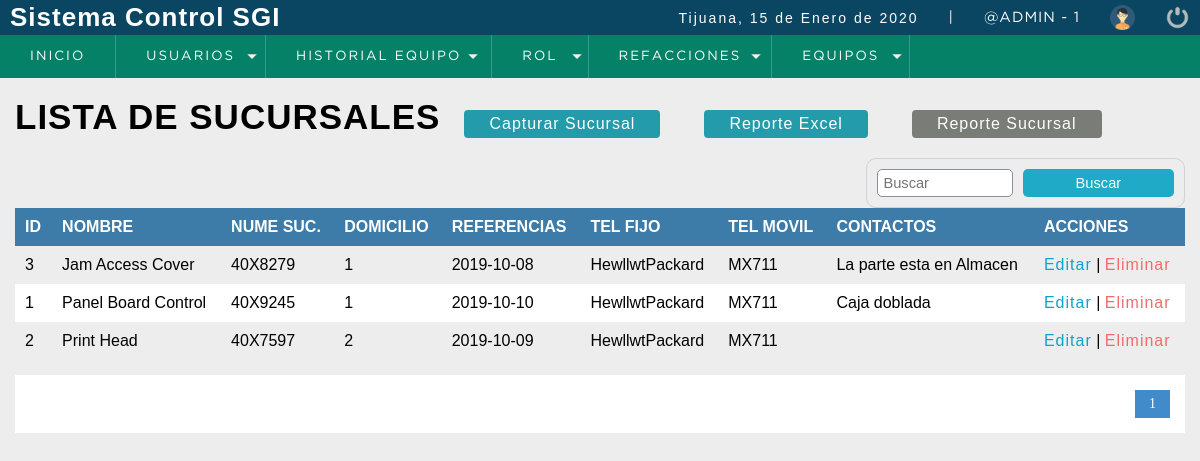
The app's page /sistema/listar_sucursal.php (signed in) with its own data.
### tables this page shows
CREATE TABLE t_Refaccion
(
  id_refaccion INTEGER UNSIGNED PRIMARY KEY AUTO_INCREMENT,
  descripcion VARCHAR(80) NOT NULL,
  num_parte VARCHAR(45) UNIQUE NOT NULL,
  existencia tinyint DEFAULT 1,
  fecha DATE NOT NULL,
  id_marca INTEGER UNSIGNED NOT NULL,
  id_modelo INTEGER UNSIGNED NOT NULL,
  observaciones TEXT NULL,
  FOREIGN KEY(id_marca) REFERENCES t_Marca(id_marca)
    ON DELETE RESTRICT ON UPDATE CASCADE,
  FOREIGN KEY(id_modelo) REFERENCES t_Modelo(id_modelo)
    ON DELETE RESTRICT ON UPDATE CASCADE    
);

CREATE TABLE t_Marca
(
  id_marca INTEGER UNSIGNED PRIMARY KEY AUTO_INCREMENT,
  descripcion VARCHAR(80) NOT NULL
);

CREATE TABLE t_Modelo
(
  id_modelo INTEGER UNSIGNED PRIMARY KEY AUTO_INCREMENT,
  descripcion VARCHAR(80) NOT NULL
);

### conexion.php (called while the page is built, shortened)
<?php
  class Conexion
  {
    private static $host = 'localhost';
    private static $user = 'servicios';
    private static $password = 'pcnay2003';
    private static $db_name = 'ordenservicios';
    private static $db_charset = 'uft8';
    public $conexion;
    public $query;
    public $rows = array();
    public function db_open()
    {
      $this->conexion = new mysqli(self::$host,
      self::$user,
      self::$password,
      self::$db_name);
      $this->conexion->set_charset(self::$db_charset);
    }
    public function get_query()
    {
      $result = $this->conexion->query($this->query);
      while ($this->rows[] = $result->fetch_assoc() );
      array_pop($this->rows);
      $datos2 = array();
      if (!empty($this->rows))
      {
        foreach ($this->rows as $nombreCampo => $contenidoCampo)
        {
          array_push($datos2,$contenidoCampo);
        }
      }
      return $datos2;
    }
  }
?>

### sistema/listar_sucursal.php (the view, shortened to what this page needs)
<?php
  include "../conexion.php"
?>
<!DOCTYPE html>
<html lang="en">
<head>
	<?php include "include/scripts.php"; ?>
</head>
<body>
	<?php include "include/header.php" ?>
	<section id="container">
		<h1>LISTA DE SUCURSALES</h1>
    <a href="registrar_sucursal.php" class="btn_new">Capturar Sucursal</a>
    <a href="rep_excel_sucursal.php" class="btn_new">Reporte Excel</a>
    <a href="reporte_sucursal.php" target="_blank" class="btn_reporte">Reporte Sucursal</a>
    <form action="buscar_sucursal.php" method="get" class="form_search">
      <input type="text" name ="busqueda" id = "busqueda" placeholder = "Buscar" >
      <input type="submit" value="Buscar" class = "btn_search">
    </form>
    <table>
      <tr>
        <th>ID</th>
        <th>NOMBRE</th>
        <th>NUME SUC.</th>
        <th>DOMICILIO</th>
        <th>REFERENCIAS</th>
        <th>TEL FIJO</th>
        <th>TEL MOVIL</th>
        <th>CONTACTOS</th>
        <th>ACCIONES</th>
      </tr>
      <?php
        $conectar = new Conexion();
        $conectar->query = "SELECT COUNT(*) AS total_registro FROM t_Refaccion ";
        $datos = $conectar->get_query();
        $total_registro = $datos[0]['total_registro'];
        $por_pagina = 15;
        if (empty ($_GET['pagina']))
        {
          $pagina = 1;
        }
        else
        {
          $pagina = $_GET['pagina'];
        }
        $desde = ($pagina-1)*$por_pagina;
        $total_paginas = ceil($total_registro/$por_pagina);
          $consulta = new Conexion();
          $consulta->query = "SELECT r.id_refaccion,r.descripcion,r.num_parte,r.existencia,r.fecha,r.id_marca,r.id_modelo,marca.descripcion AS mar_descripcion,modelo.descripcion AS mod_descripcion,r.observaciones
          FROM t_Refaccion r
          INNER JOIN t_Marca AS marca ON r.id_marca = marca.id_marca
          INNER JOIN t_Modelo AS modelo ON r.id_modelo = modelo.id_modelo
          ORDER BY r.descripcion ASC LIMIT $desde,$por_pagina";
          $datos2 = $consulta->get_query();
          for ($n=0;$n<count($datos2);$n++)
          {
       ?>
            <tr>
              <td><?php echo $datos2[$n]['id_refaccion']; ?></td>
              <td><?php echo $datos2[$n]['descripcion']; ?></td>
              <td><?php echo $datos2[$n]['num_parte']; ?></td>
              <td><?php echo $datos2[$n]['existencia']; ?></td>
              <td><?php echo $datos2[$n]['fecha']; ?></td>
              <td><?php echo $datos2[$n]['mar_descripcion']; ?></td>
              <td><?php echo $datos2[$n]['mod_descripcion']; ?></td>
              <td><?php echo $datos2[$n]['observaciones']; ?></td>
              <td>
                <a class="link_edit" href="editar_refaccion.php?id=<?php echo $datos2[$n]['id_refaccion']; ?>">Editar</a>
                |
                <a class="link_delete" href="eliminar_refaccion.php?id=<?php echo $datos2[$n]['id_refaccion']; ?>">Eliminar</a>
              </td>
            </tr>
      <?php
          }
      ?>
    </table>
    <div class="paginador">
      <ul>
        <?php
          for ($i=1;$i<=$total_paginas;$i++)
          {
            if ($i == $pagina)
            {
              echo '<li class="pageSelected">'.$i.'</li>';
            }
            else
            {
              echo '<li><a href="?pagina='.$i.'">'.$i.'</a></li>';
            }
          }
        ?>
      </ul>
    </div>
	</section>
</body>
</html>

### sistema/css/style.css (style rules this page uses)
* { margin: 0; padding: 0; box-sizing: border-box; }
body { background: #ededed; }
h1, h2, h3, h4, h5, h6 { font-family: 'arial'; font-weight: bold; letter-spacing: 1px; }
h1 { font-size: 26px; }
a { text-decoration: none; font-family: arial; letter-spacing: 1px; }
#container { padding: 90px 15px 15px; }
form { background:#FFF; margin:auto; padding:20px 50px; border:1px solid #d1d1d1; }
input, select { display:block; width:100%; font-size:11pt; padding:5px; border:1px solid #85929e; border-radius:5px; }
#container h1 { font-size:35px; display:inline-block; }
.btn_new { display:inline-block; background:#239baa; color:#FFF; padding:5px 25px; border-radius:4px; margin:20px; }
.btn_reporte { display:inline-block; background:#7a7c78; color:#FFF; padding:5px 25px; border-radius:4px; margin:20px; }
table { border-collapse:collapse; font-size:12pt; font-family:'Arial'; width:100%; }
table th { text-align:left; padding:10px; background:#3d7ba8; color:#FFF; }
table tr:nth-child(odd) { background:#FFF; }
table td { padding:10px; }
.link_edit { color:#0ca4ce; }
.link_delete { color:#f26b6b; }
.paginador ul { padding:15px; list-style:none; background:#fff; margin-top:15px; display: -webkit-flex; display: -moz-flex; display: -ms-flex; display: -o-flex; display: flex; justify-content:flex-end; }
.paginador a, .pageSelected { color:#428bca; border:1px solid #ddd; padding:5px; display:inline-block; font-size:14px; text-align:center; width:35px; }
.pageSelected { color:#FFF; background:#428bca; border:1px solid #428bca; }
.form_search { display: -webkit-flex; display: -moz-flex; display: -ms-flex; display: -o-flex; display: flex; float:right; background:initial; padding:10px; border-radius:10px; }
.form_search .btn_search { background:#1faac8; color:#fff; padding:0 20px; border:0; cursor:pointer; margin-left:10px; }

### records on screen
t_refaccion: id_refaccion "3", descripcion "Jam Access Cover", num_parte "40X8279", existencia "1", fecha "2019-10-08", id_marca.descripcion "HewllwtPackard", id_modelo.descripcion "MX711", observaciones "La parte esta en Almacen"
t_refaccion: id_refaccion "1", descripcion "Panel Board Control", num_parte "40X9245", existencia "1", fecha "2019-10-10", id_marca.descripcion "HewllwtPackard", id_modelo.descripcion "MX711", observaciones "Caja doblada"
t_refaccion: id_refaccion "2", descripcion "Print Head", num_parte "40X7597", existencia "2", fecha "2019-10-09", id_marca.descripcion "HewllwtPackard", id_modelo.descripcion "MX711"

### other values on screen
fechaC() "15 de Enero de 2020"
$_SESSION['usuario'] "@ADMIN"
$_SESSION['id_rol'] "1"
